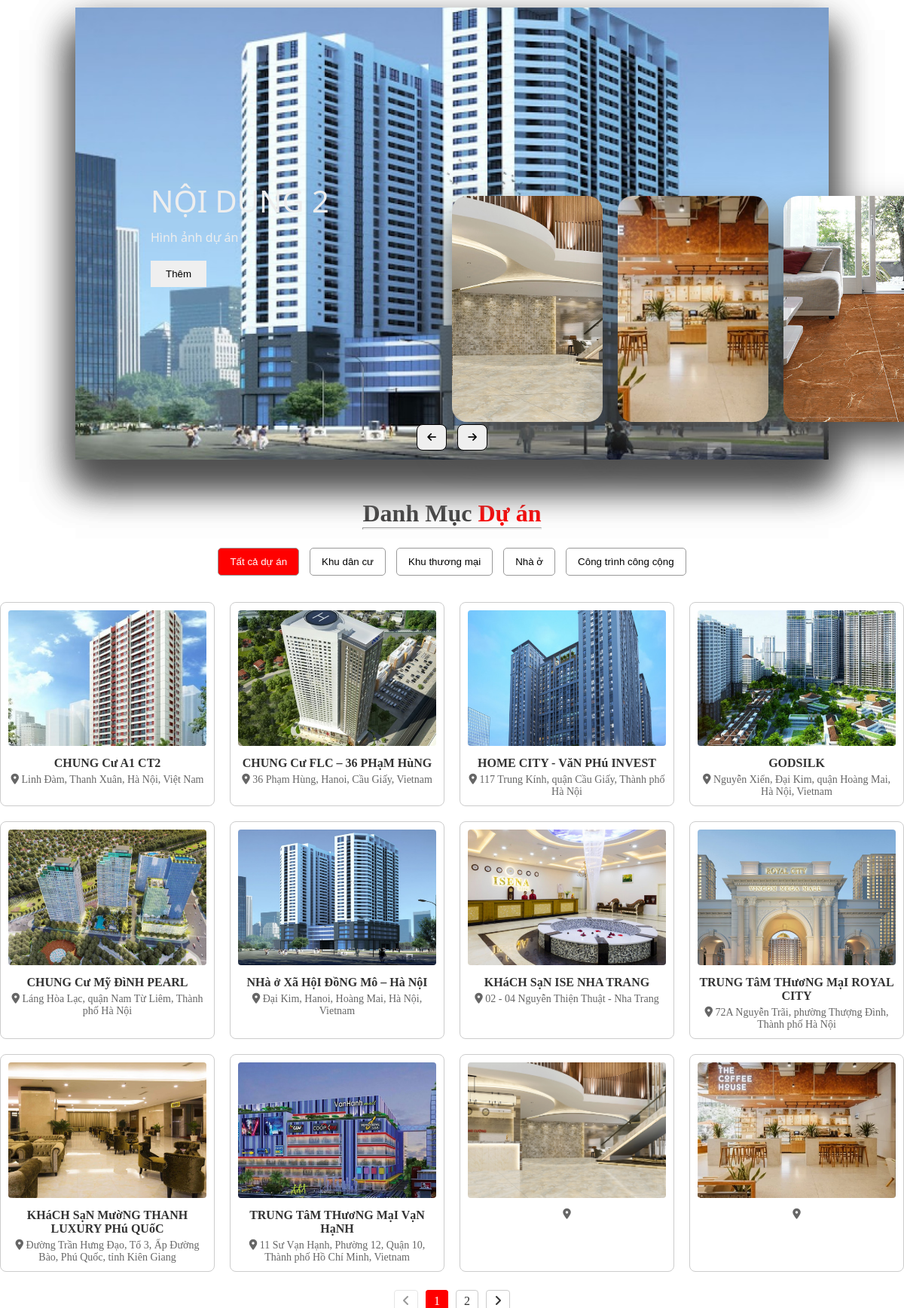
/folderhtml/duan.php, run on the app's committed database.
### tables this page shows
CREATE TABLE `duan` (
  `id_duan` int(11) NOT NULL,
  `id_loaiduan` int(11) NOT NULL,
  `mota_duan` varchar(255) NOT NULL,
  `dc_duan` varchar(255) NOT NULL,
  `ten_duan` varchar(255) NOT NULL,
  `imgduan` varchar(255) NOT NULL
);

### folderhtml/duan.php (the view, shortened to what this page needs)
<!DOCTYPE html>
<html lang="en">
<head>
    <link href="../foldercss/style.css" rel="stylesheet"/>
    <link href="../foldercss/duan.css" rel="stylesheet"/>
    <link rel="stylesheet" href="https://cdnjs.cloudflare.com/ajax/libs/font-awesome/6.7.2/css/all.min.css" />
</head>
<body>
<div id="container">
    <main>
        <div class="contentda">
        <div class="mainduan">
        <div class="item" style="background-image: url(../img/imgduan/duan2.jpeg);">
            <div class="sliderda">
                <div class="name">Nội dung 2</div>
                <div class="des">Hình ảnh dự án </div>
                <button>Thêm</button>
            </div>
        </div>
        <div class="item" style="background-image: url(../img/imgduan/duan3.webp);">
        </div>
        <div class="item" style="background-image: url(../img/imgduan/duan4.webp);">
        </div>
        <div class="item" style="background-image: url(../img/imgduan/duan5.jpeg);">
        </div>
        </div>
        <div class="button">
             <button class="prev"><i class="fa-solid fa-arrow-left"></i></button>
             <button class="next"><i class="fa-solid fa-arrow-right"></i></button>
        </div>
        </div>
        <br>
        <h1>Danh Mục <span>Dự án</span><br><hr></h1>
        <br>
        <div class="filter-buttons">
    <button class="filter-btn <?php if (!isset($_GET['loai'])) echo 'active'; ?>" data-loai="0">Tất cả dự án</button>
    <button class="filter-btn <?php if (isset($_GET['loai']) && $_GET['loai'] == 1) echo 'active'; ?>" data-loai="1">Khu dân cư</button>
    <button class="filter-btn <?php if (isset($_GET['loai']) && $_GET['loai'] == 2) echo 'active'; ?>" data-loai="2">Khu thương mại</button>
    <button class="filter-btn <?php if (isset($_GET['loai']) && $_GET['loai'] == 3) echo 'active'; ?>" data-loai="3">Nhà ở</button>
    <button class="filter-btn <?php if (isset($_GET['loai']) && $_GET['loai'] == 4) echo 'active'; ?>" data-loai="4">Công trình công cộng</button>
</div>
         <?php
    $link = mysqli_connect("127.0.0.1", "root", "", "showroom_gach", 3307);
    mysqli_set_charset($link, "utf8");
    $sd=12;
    $dk_loai = "";
    $sl="select * from duan $dk_loai ORDER BY id_loaiduan";
    $kq=mysqli_query($link,$sl);
    $tsp=mysqli_num_rows($kq);
    $tst=ceil($tsp/$sd);
    $page = isset($_GET['page']) ? $_GET['page'] : 1;
        $vt = ($page - 1) * $sd;
    $sl2="select * from duan $dk_loai ORDER BY id_loaiduan LIMIT $vt,$sd";
    $kq2=mysqli_query($link,$sl2);
    ?>
    <div id="duan-list" class="duan-grid">
<?php while ($d2 = mysqli_fetch_array($kq2)) { ?>
    <div class="duan-item">
        <img src="../img/imgduan/<?php echo $d2['imgduan']; ?>" alt="Ảnh dự án">
        <div class="duan-title"><?php echo strtoupper($d2['ten_duan']); ?></div>
        <div class="duan-address"><i class="fa fa-location-dot"></i> <?php echo $d2['dc_duan']; ?></div>
    </div>
<?php } ?>
</div>
    <div class="pagination">
<?php
    $loai = isset($_GET['loai']) ? intval($_GET['loai']) : 0;
    $url_prefix = $loai > 0 ? "?loai=$loai&" : "?";
    $anchor = "#duan-list";
    if ($page > 1) {
        echo "<a href='{$url_prefix}page=" . ($page - 1) . "{$anchor}' class='pag-btn'><i class='fa-solid fa-angle-left'></i></a>";
    } else {
        echo "<span class='pag-btn disabled'><i class='fa-solid fa-angle-left'></i></span>";
    }
    for ($i = 1; $i <= $tst; $i++) {
        if ($i == $page) {
            echo "<span class='pnow pag-btn'>$i</span>";
        } else {
            echo "<a href='{$url_prefix}page=$i{$anchor}' class='pag-btn'>$i</a>";
        }
    }
    if ($page < $tst) {
        echo "<a href='{$url_prefix}page=" . ($page + 1) . "{$anchor}' class='pag-btn'><i class='fa-solid fa-angle-right'></i></a>";
    } else {
        echo "<span class='pag-btn disabled'><i class='fa-solid fa-angle-right'></i></span>";
    }
?>
</div>
    </main>
</div>
</body>
</html>

### foldercss/style.css (style rules this page uses)
#container { background-color: white; width: 1200px; min-height: 1000px; justify-content: center; align-items: center; margin: 0 auto; overflow: hidden; border: none !important; }
main { background-color: white; width: 100%; min-height: 500px; justify-content: center; align-items: center; overflow: hidden; }

### foldercss/duan.css (style rules this page uses)
* { margin: 0; padding: 0; box-sizing: border-box; }
body { background-color: #eaeaea ; }
.contentda { position: relative; margin: 10px auto; width: 100%; max-width: 1000px; height: 600px; background-color: #f5f5f5; box-shadow: 0 30px 50px #dbdbdb ; }
.contentda .mainduan .item { width: 200px; height: 300px; position: absolute; top :50%; transform: translate(0, -50px); border-radius: 20px; box-shadow: 0 30px 50px #505050; background-size: cover; display: inline-block; transition: 0.5s ; }
.mainduan .item:nth-child(1), .mainduan .item:nth-child(2) { top: 0; left: 0; transform: translate(0, 0); border-radius: 0; width: 100%; height: 100%; }
.mainduan .item:nth-child(3) { left: 50%; }
.mainduan .item:nth-child(4) { left: calc(50% + 220px); }
.mainduan .item:nth-child(5) { left: calc(50% + 440px); }
.item { background-size: cover; background-position: center; background-repeat: no-repeat; }
.item .sliderda { position: absolute; top: 50%; left: 100px; width: 300px; text-align: left; color:#eee; transform: translate(0, -50%); font-family: system-ui, 'Open Sans', 'Helvetica Neue', sans-serif; display: none; }
.mainduan .item:nth-child(2) .sliderda { display: block; }
.sliderda .name { font-size: 40px; text-transform: uppercase; font-weight: bolt; opacity: 0; animation: animate 1s ease-in-out 1 forwards; }
.sliderda .des { margin-top: 10px; margin-bottom: 20px; opacity: 0; animation: animate 1s ease-in-out 0.3s 1 forwards; }
.sliderda button { padding: 10px 20px; border: none; cursor: pointer; opacity: 0; animation: animate 1s ease-in-out 0.6s 1 forwards; }
.button { width: 100%; text-align: center; position: absolute; bottom: 12px; }
.button button { width: 40px; height: 35px; border-radius: 8px; border: none; cursor: pointer; margin: 0 5px; border: 1px solid #000; transition: 0.3s; }
h1 { margin-top: 25px; color: #414040; text-align: center; background-size: cover; display: inline-block; transition: 0.5s; outline: none; user-select: none; }
h1 span { color: red; font-weight: bold; }
h1 hr { color: gray; height: 3px; }
.filter-buttons { text-align: center; margin-top: 15px; }
.filter-buttons button { padding: 10px 15px; margin: 5px; border: 1px solid #999; background-color: #fff; color: #000; border-radius: 5px; cursor: pointer; transition: 0.3s; }
.filter-buttons button.active { background-color: red; color: white; }
.duan-grid { display: grid; grid-template-columns: repeat(4, 1fr); gap: 20px; margin-top: 30px; }
.duan-item { border: 1px solid #ccc; border-radius: 8px; padding: 10px; text-align: center; transition: transform 0.3s ease; }
.duan-item img { width: 100%; height: 180px; object-fit: cover; border-radius: 4px; }
.duan-title { font-weight: bold; margin-top: 10px; font-size: 16px; color: #333; }
.duan-address { font-size: 14px; color: #666; margin-top: 5px; }
.pagination { margin-top: 30px; text-align: center; }
.pagination a, .pagination span { margin: 0 5px; padding: 5px 10px; border-radius: 4px; text-decoration: none; border: 1px solid #ccc; color: #333; }
.pagination span.pnow { background-color: red; color: white; border-color: red; }
.pag-btn { margin: 0 5px; padding: 6px 12px; border-radius: 4px; text-decoration: none; border: 1px solid #ccc; color: #333; transition: 0.3s; }
.pag-btn.disabled { opacity: 0.5; cursor: default; }
.pnow { background-color: red; color: white; border-color: red; }

### folderhtml/duan.php (style rules this page uses)
body { text-align:center }

### data on the page
duan: imgduan (picture), ten_duan "CHUNG Cư A1 CT2", dc_duan "Linh Đàm, Thanh Xuân, Hà Nội, Việt Nam"
duan: imgduan (picture), ten_duan "CHUNG Cư FLC – 36 PHạM HùNG", dc_duan "36 Phạm Hùng, Hanoi, Cầu Giấy, Vietnam"
duan: imgduan (picture), ten_duan "HOME CITY - VăN PHú INVEST", dc_duan "117 Trung Kính, quận Cầu Giấy, Thành phố Hà Nội"
duan: imgduan (picture), ten_duan "GODSILK", dc_duan "Nguyễn Xiển, Đại Kim, quận Hoàng Mai, Hà Nội, Vietnam"
duan: imgduan (picture), ten_duan "CHUNG Cư Mỹ ĐìNH PEARL", dc_duan "Láng Hòa Lạc, quận Nam Từ Liêm, Thành phố Hà Nội"
duan: imgduan (picture), ten_duan "NHà ở Xã HộI ĐồNG Mô – Hà NộI", dc_duan "Đại Kim, Hanoi, Hoàng Mai, Hà Nội, Vietnam"
duan: imgduan (picture), ten_duan "KHáCH SạN ISE NHA TRANG", dc_duan "02 - 04 Nguyễn Thiện Thuật - Nha Trang"
duan: imgduan (picture), ten_duan "TRUNG TâM THươNG MạI ROYAL CITY", dc_duan "72A Nguyễn Trãi, phường Thượng Đình, Thành phố Hà Nội"
duan: imgduan (picture), ten_duan "KHáCH SạN MườNG THANH LUXURY PHú QUốC", dc_duan "Đường Trần Hưng Đạo, Tổ 3, Ấp Đường Bào, Phú Quốc, tỉnh Kiên Giang"
duan: imgduan (picture), ten_duan "TRUNG TâM THươNG MạI VạN HạNH", dc_duan "11 Sư Vạn Hạnh, Phường 12, Quận 10, Thành phố Hồ Chí Minh, Vietnam"
duan: imgduan (picture)
duan: imgduan (picture)
